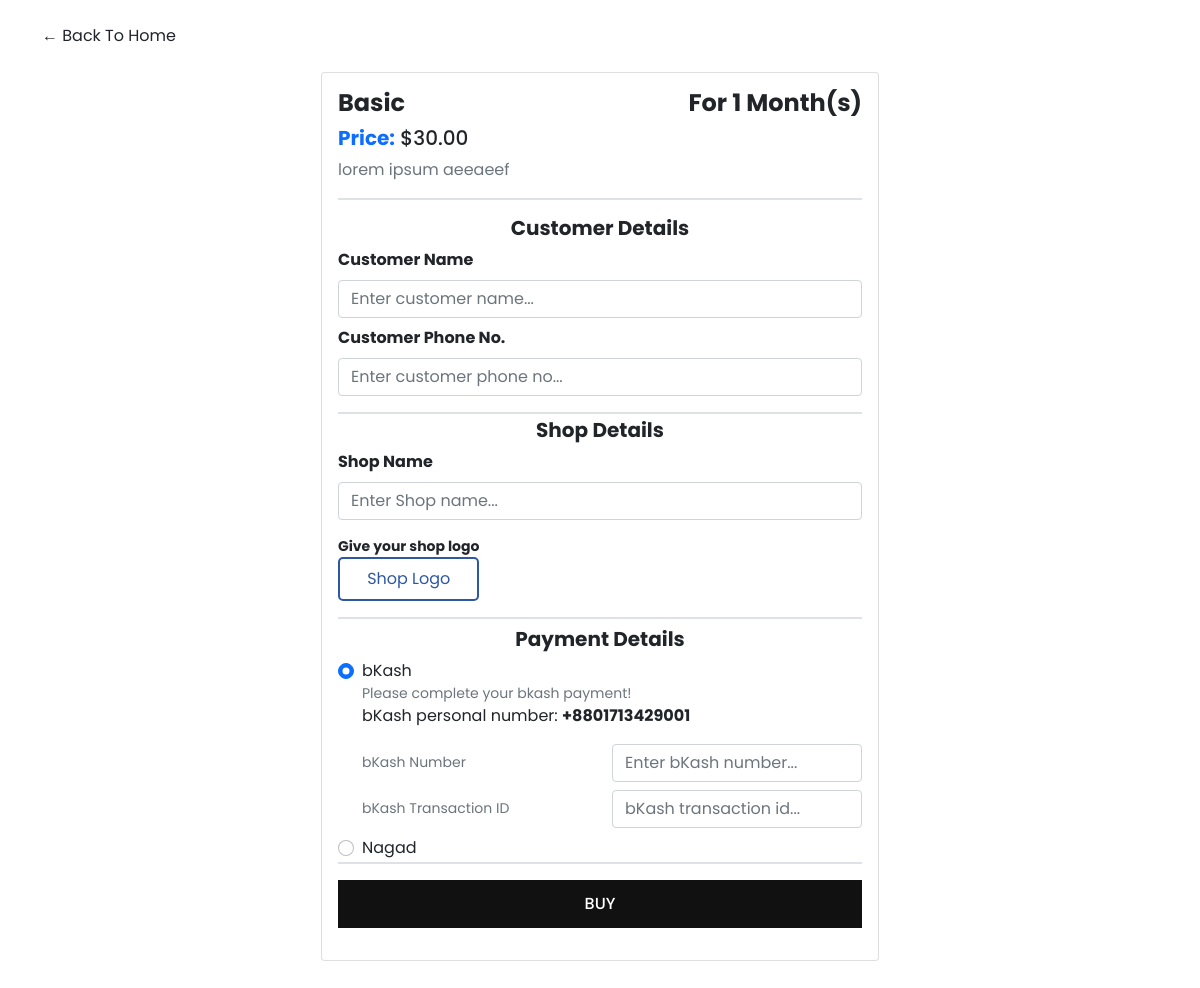
The page /package-details/1/ (signed in) on the database its author committed.
### SAAS/models.py (models this page shows, shortened)
class Package(models.Model):
    package_name = models.CharField(max_length=255, unique=True)
    package_price = models.DecimalField(max_digits=10, decimal_places=2, default=0.00)
    duration = models.PositiveIntegerField()
    package_description = models.TextField(null=True)

### SAAS/views.py (the view)
# urls.py: path("package-details/<int:id>/", packageDetails, name="package-details"),
@login_required(login_url='/login/')
def packageDetails(request, id):
    package_obj = get_object_or_404(Package, id=id)
    package_checkout_obj = PackageCheckout.objects.filter(customer_obj=request.user, is_expired=False)
    if package_checkout_obj.exists():
        package_checkout_obj = package_checkout_obj.last()
        return redirect(f"/user-package/{package_checkout_obj.id}")
    args = {
        "package_obj": package_obj,
    }
    return render(request, "package/packageDetails.html", args)

### SAAS/templates/package/packageDetails.html (shortened to what this page needs)
{% extends "landing/base.html" %}
{% load static %}
{% block content %}
<link rel="stylesheet" href="{% static 'css/saas/packageDetail.css' %}">
<div class="container my-4">
    <a class="text-dark" href="{% url 'landing' %}">&#x2190; Back To Home</a>
</div>
<div class="container d-flex justify-content-center my-2 mb-5">
    <section class="card p-3 w-50 package__detailCard">
        <div class="border-bottom border-muted border-2">
            <section class="d-flex justify-content-between align-items-center">
                <h4 class="fw-bold text-center">{{ package_obj.package_name }}</h4>
                <h4 class="fw-bold">For {% widthratio package_obj.duration 30 1 %} Month(s)</h4>
            </section>
            <h5><span class="fw-bold text-primary">Price:</span> ${{ package_obj.package_price }}</h5>
            <p class="text-muted">{{ package_obj.package_description }}</p>
        </div>
        <div class="my-3">
            <form enctype="multipart/form-data" method="POST" action="{% url 'package-checkout' package_obj.id %}">{% csrf_token %}
                <section class="border-bottom border-2 border-muted pb-2">
                    <h5 class="fw-bold text-center">Customer Details</h5>
                    <div>
                        <label class="form-label fw-bold" for="cust_name">Customer Name</label>
                        <input type="text" autofocus="true" id="cust_name" name="cust_name" class="form-control" placeholder="Enter customer name..." required />
                    </div>
                    <div class="my-2">
                        <label class="form-label fw-bold" for="cust_contact">Customer Phone No.</label>
                        <input type="tel" id="cust_contact" name="cust_contact" class="form-control" placeholder="Enter customer phone no..." required />
                    </div>
                </section>
                <section class="my-1 border-bottom border-2 border-muted mb-2">
                    <h5 class="fw-bold text-center">Shop Details</h5>
                    <div>
                        <label class="form-label fw-bold" for="shop_name">Shop Name</label>
                        <input id="shop_name" name="shop_name" class="form-control" placeholder="Enter Shop name..." required />
                    </div>
                    <div class="my-1 d-flex justify-content-between my-2 mt-3">
                        <div class="d-flex flex-column">
                            <small class="fw-bold">Give your shop logo</small>
                            <label id="shop__logoLabel" class="form-label p-2 d-flex justify-content-center align-items-center" for="shop_logo">Shop Logo</label>
                        </div>
                    </div>
                </section>
                <section class="my-1 border-bottom border-2 border-muted mb-2">
                    <h5 class="fw-bold text-center">Payment Details</h5>
                    <div class="form-check my-2">
                        <input class="form-check-input" type="radio" name="payment_check" id="bkash_check" checked>
                        <label class="form-check-label" for="bkash_check">
                          bKash
                        </label>
                        <section class="bkash__section">
                            <small class="text-muted">Please complete your bkash payment!</small>
                            <p>bKash personal number: <span class="fw-bold">+8801713429001</span></p>
                            <div>
                                <section class="d-flex justify-content-between align-items-center">
                                    <small class="text-muted">bKash Number</small>
                                    <input type="tel" class="form-control w-50" name="user_bkash_number" placeholder="Enter bKash number..." />
                                </section>
                                <section class="d-flex my-2 justify-content-between align-items-center">
                                    <small class="text-muted">bKash Transaction ID</small>
                                    <input type="text" class="form-control w-50" name="user_bkash_trans_id" placeholder="bKash transaction id..." />
                                </section>
                            </div>
                        </section>
                    </div>
                    <div class="form-check">
                        <input class="form-check-input" type="radio" name="payment_check" id="nagad_check">
                        <label class="form-check-label" for="nagad_check">
                            Nagad
                        </label>
                    </div>
                </section>
                <section class="mt-3">
                    <button type="submit" class="text-uppercase package__buyBtn">Buy</button>
                </section>
            </form>
        </div>
    </section>
</div>
{% endblock %}

### static/css/saas/landing.css (style rules this page uses)
* { box-sizing: border-box; padding: 0; margin: 0; list-style: none; font-family: "poppins", sans-serif; text-decoration: none !important; }

### static/css/saas/packageDetail.css (style rules this page uses)
#shop__logoLabel { cursor: pointer; border-radius: 5px; border: 2px solid #2E57A5; color: #2E57A5; max-height: 3rem; transition: background-color 0.2s ease-in-out, color 0.2s ease-in-out, border 0.2s ease-in-out; }
.package__buyBtn { width: 100%; padding: 10px 25px; border: 2px solid #111; font-weight: 500; background: transparent; cursor: pointer; background: #111; color: #fff; z-index: 1; transition: all 0.3s ease; position: relative; display: inline-block; }
.package__buyBtn::after { position: absolute; content: ""; width: 0; height: 100%; top: 0; right: 0; z-index: -1; background: #f5f5f5; transition: all 0.3s ease; }
.bkash__section, .nagad__section { display: none; }
#bkash_check:checked~.bkash__section, #nagad_check:checked~.nagad__section { display: block; }

### rows shown on the page
Package: package_name "Basic", duration "1", package_price "30.00", package_description "lorem ipsum aeeaeef"
